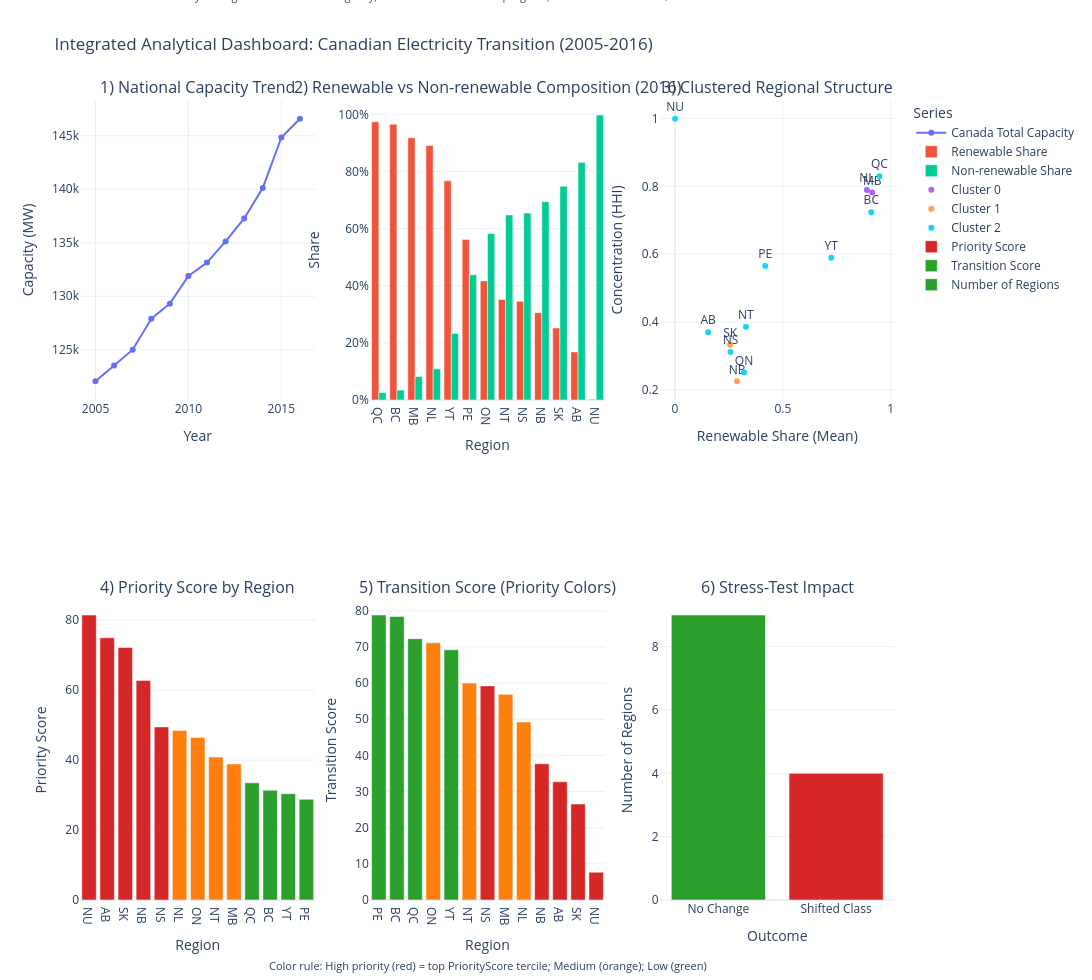

The notebook cell saved with this chart:
### Markdown cell above
## 8A. Integrated Interactive Dashboard (Notebook)

This section provides a consolidated in-notebook dashboard view to complement the exported HTML artifacts and external application interface.

### Code cell
from plotly.subplots import make_subplots

dashboard_fig = make_subplots(
    rows=2,
    cols=3,
    subplot_titles=(
        "1) National Capacity Trend",
        f"2) Renewable vs Non-renewable Composition ({latest_year})",
        "3) Clustered Regional Structure",
        "4) Priority Score by Region",
        "5) Transition Score (Priority Colors)",
        "6) Stress-Test Impact",
    ),
    specs=[
        [{"type": "xy"}, {"type": "xy"}, {"type": "xy"}],
        [{"type": "xy"}, {"type": "xy"}, {"type": "xy"}],
    ],
)

def add_panel_annotation(axis_num: int, text: str, y: float = 0.5, size: int = 12):
    dashboard_fig.add_annotation(
        x=0.5,
        y=y,
        xref=f"x{axis_num} domain",
        yref=f"y{axis_num} domain",
        text=text,
        showarrow=False,
        font=dict(size=size),
    )

def load_priority_panel() -> tuple[pd.DataFrame | None, float, float]:
    panel_df, high_q, mid_q = None, np.nan, np.nan
    if (
        "label_df" in globals()
        and isinstance(label_df, pd.DataFrame)
        and not label_df.empty
        and "region_features" in globals()
        and isinstance(region_features, pd.DataFrame)
        and not region_features.empty
    ):
        panel_df, high_q, mid_q = build_priority_table(label_df, region_features)
    else:
        path_priority = OUT_DIR / "nb_priority_table.csv"
        if path_priority.exists():
            tmp_priority = pd.read_csv(path_priority)
            if {"Region", "PriorityScore"}.issubset(tmp_priority.columns):
                panel_df = tmp_priority.copy()
                high_q = float(panel_df["PriorityScore"].quantile(2 / 3))
                mid_q = float(panel_df["PriorityScore"].quantile(1 / 3))
                if "Priority" not in panel_df.columns:
                    panel_df["Priority"] = np.select(
                        [
                            panel_df["PriorityScore"] >= high_q,
                            panel_df["PriorityScore"] >= mid_q,
                        ],
                        ["High", "Medium"],
                        default="Low",
                    )
                if (
                    "TransitionScore" not in panel_df.columns
                    and {"renew_end", "renew_delta"}.issubset(panel_df.columns)
                ):
                    panel_df["TransitionScore"] = (
                        0.55 * panel_df["renew_end"].rank(pct=True)
                        + 0.45 * panel_df["renew_delta"].rank(pct=True)
                    ) * 100.0
    return panel_df, high_q, mid_q

can_tot = canada.groupby("Year", as_index=False)["Data"].sum()
year_span = f"{int(df['Year'].min())}-{int(df['Year'].max())}"
run_stamp = datetime.now(timezone.utc).strftime("%Y-%m-%d %H:%M UTC")

dashboard_fig.add_trace(
    go.Scatter(
        x=can_tot["Year"],
        y=can_tot["Data"],
        mode="lines+markers",
        name="Canada Total Capacity",
    ),
    row=1,
    col=1,
)

latest_rank_panel = (
    region_mix[region_mix["Year"] == latest_year]
    .sort_values("renew_share", ascending=False)
    .copy()
)
latest_rank_panel["non_renew_share"] = 1.0 - latest_rank_panel["renew_share"]

dashboard_fig.add_trace(
    go.Bar(
        x=latest_rank_panel["Region"],
        y=latest_rank_panel["renew_share"],
        name="Renewable Share",
    ),
    row=1,
    col=2,
)
dashboard_fig.add_trace(
    go.Bar(
        x=latest_rank_panel["Region"],
        y=latest_rank_panel["non_renew_share"],
        name="Non-renewable Share",
    ),
    row=1,
    col=2,
)

cluster_panel_df = region_features.copy()
if "ClusterLabel" not in cluster_panel_df.columns:
    cluster_panel_df["ClusterLabel"] = "Cluster " + cluster_panel_df["Cluster"].astype(int).astype(str)

cluster_order = sorted(
    cluster_panel_df["ClusterLabel"].astype(str).unique(),
    key=lambda s: int(s.split()[-1]) if s.split()[-1].isdigit() else 999,
)
for label in cluster_order:
    block = cluster_panel_df[cluster_panel_df["ClusterLabel"] == label]
    dashboard_fig.add_trace(
        go.Scatter(
            x=block["renew_share_mean"],
            y=block["hhi_mean"],
            mode="markers+text",
            text=block["Region"],
            textposition="top center",
            name=label,
        ),
        row=1,
        col=3,
    )

priority_panel_df, q_high, q_mid = load_priority_panel()
priority_color_map = {"High": "#d62728", "Medium": "#ff7f0e", "Low": "#2ca02c"}

if isinstance(priority_panel_df, pd.DataFrame) and not priority_panel_df.empty:
    score_legend = pd.DataFrame(
        [
            [
                "TransitionScore",
                "0.55*rank(renew_end) + 0.45*rank(renew_delta)",
                "Higher = stronger transition progress",
                "Displayed in panel 5",
            ],
            [
                "PriorityScore",
                "0.60*(1-TransitionScore) + 0.25*rank(fossil) + 0.15*rank(capacity)",
                "Higher = more urgent policy priority",
                "Displayed in panel 4",
            ],
            [
                "Color code",
                "PriorityScore terciles",
                "High=Red, Medium=Orange, Low=Green",
                f"Cutoffs: High ≥ {q_high:.1f}, Medium ≥ {q_mid:.1f}, Low < {q_mid:.1f}",
            ],
        ],
        columns=["Item", "How computed", "Interpretation", "Visual meaning"],
    )
    display(score_legend)

    ps = priority_panel_df.sort_values("PriorityScore", ascending=False).copy()
    dashboard_fig.add_trace(
        go.Bar(
            x=ps["Region"],
            y=ps["PriorityScore"],
            marker_color=ps["Priority"].map(priority_color_map),
            customdata=np.stack(
                [ps["Priority"], ps.get("TransitionScore", pd.Series([np.nan] * len(ps)))],
                axis=1,
            ),
            hovertemplate="Region=%{x}<br>PriorityScore=%{y:.1f}<br>Priority=%{customdata[0]}<br>TransitionScore=%{customdata[1]:.1f}<extra></extra>",
            name="Priority Score",
        ),
        row=2,
        col=1,
    )
else:
    add_panel_annotation(4, "Run Sections 5-7 to generate policy-priority evidence.")

if (
    isinstance(priority_panel_df, pd.DataFrame)
    and not priority_panel_df.empty
    and {"Region", "TransitionScore"}.issubset(priority_panel_df.columns)
):
    transition_plot = priority_panel_df.sort_values("TransitionScore", ascending=False).copy()
    dashboard_fig.add_trace(
        go.Bar(
            x=transition_plot["Region"],
            y=transition_plot["TransitionScore"],
            marker_color=transition_plot.get("Priority", pd.Series(["Medium"] * len(transition_plot))).map(priority_color_map),
            customdata=np.stack([transition_plot["PriorityScore"], transition_plot["Priority"]], axis=1),
            hovertemplate="Region=%{x}<br>TransitionScore=%{y:.1f}<br>PriorityScore=%{customdata[0]:.1f}<br>Priority=%{customdata[1]}<extra></extra>",
            name="Transition Score",
        ),
        row=2,
        col=2,
    )
    add_panel_annotation(
        5,
        "Color rule: High priority (red) = top PriorityScore tercile; Medium (orange); Low (green)",
        y=-0.25,
        size=11,
    )
else:
    add_panel_annotation(5, "Run Section 6 to generate transition groups.")

shift_panel_df = None
if "scenario_shift_df" in globals() and isinstance(scenario_shift_df, pd.DataFrame) and not scenario_shift_df.empty:
    shift_panel_df = scenario_shift_df.copy()
else:
    path_shift = OUT_DIR / "nb_transition_stresstest_shifts.csv"
    if path_shift.exists():
        shift_panel_df = pd.read_csv(path_shift)

if (
    isinstance(shift_panel_df, pd.DataFrame)
    and not shift_panel_df.empty
    and {"Region", "Changed"}.issubset(shift_panel_df.columns)
):
    shift_panel_df = shift_panel_df[shift_panel_df["Region"] != "Canada"].copy()
    shift_panel_df["Changed"] = shift_panel_df["Changed"].astype(str).str.lower().isin(["true", "1", "yes"])
    impact = shift_panel_df.groupby("Changed", as_index=False).size()
    impact["Outcome"] = impact["Changed"].map({True: "Shifted Class", False: "No Change"})
    dashboard_fig.add_trace(
        go.Bar(
            x=impact["Outcome"],
            y=impact["size"],
            marker_color=impact["Outcome"].map({
                "Shifted Class": "#d62728",
                "No Change": "#2ca02c",
            }),
            name="Number of Regions",
        ),
        row=2,
        col=3,
    )
else:
    add_panel_annotation(6, "Run Section 7B to generate stress-test impact.")

dashboard_fig.update_layout(barmode="group")
dashboard_fig.update_yaxes(tickformat=".0%", row=1, col=2)
dashboard_fig.update_xaxes(title_text="Year", row=1, col=1)
dashboard_fig.update_yaxes(title_text="Capacity (MW)", row=1, col=1)
dashboard_fig.update_xaxes(title_text="Region", row=1, col=2)
dashboard_fig.update_yaxes(title_text="Share", row=1, col=2)
dashboard_fig.update_xaxes(title_text="Renewable Share (Mean)", row=1, col=3)
dashboard_fig.update_yaxes(title_text="Concentration (HHI)", row=1, col=3)
dashboard_fig.update_xaxes(title_text="Region", row=2, col=1)
dashboard_fig.update_yaxes(title_text="Priority Score", row=2, col=1)
dashboard_fig.update_xaxes(title_text="Region", row=2, col=2)
dashboard_fig.update_yaxes(title_text="Transition Score", row=2, col=2)
dashboard_fig.update_xaxes(title_text="Outcome", row=2, col=3)
dashboard_fig.update_yaxes(title_text="Number of Regions", row=2, col=3)

dashboard_fig.update_layout(
    template="plotly_white",
    height=980,
    width=1500,
    title_text=f"Integrated Analytical Dashboard: Canadian Electricity Transition ({year_span})",
    legend_title_text="Series",
)

dashboard_fig.add_annotation(
    x=0.0,
    y=1.16,
    xref="paper",
    yref="paper",
    xanchor="left",
    showarrow=False,
    align="left",
    font=dict(size=11, color="#4a4a4a"),
    text=(
        f"Data years: {year_span} | Latest dashboard year: {latest_year} | Refreshed: {run_stamp}<br>"
        "Decision notes: PriorityScore guides intervention urgency; TransitionScore reflects progress; results are associative, not causal."
    ),
)

display(dashboard_fig)
dashboard_fig.write_html(str(OUT_DIR / "dashboard_notebook_integrated.html"), include_plotlyjs="cdn")
print("Integrated notebook dashboard saved:", OUT_DIR / "dashboard_notebook_integrated.html")

### Figure 1 — Plotly figure (JSON) as saved in the notebook; plotly's stock layout.template omitted (floating-point values rounded to 4 significant figures)
{"data": [{"mode": "lines+markers", "name": "Canada Total Capacity", "type": "scatter", "x": [2005, 2006, 2007, 2008, 2009, 2010, 2011, 2012, 2013, 2014, 2015, 2016], "xaxis": "x", "y": [122100.0, 123500.0, 125000.0, 127900.0, 129300.0, 131900.0, 133100.0, 135100.0, 137300.0, 140100.0, 144800.0, 146600.0], "yaxis": "y"}, {"name": "Renewable Share", "type": "bar", "x": ["QC", "BC", "MB", "NL", "YT", "PE", "ON", "NT", "NS", "NB", "SK", "AB", "NU"], "xaxis": "x2", "y": [0.974, 0.9654, 0.9177, 0.891, 0.7672, 0.5614, 0.4169, 0.3521, 0.3452, 0.3058, 0.2521, 0.1682, 0.002444], "yaxis": "y2"}, {"name": "Non-renewable Share", "type": "bar", "x": ["QC", "BC", "MB", "NL", "YT", "PE", "ON", "NT", "NS", "NB", "SK", "AB", "NU"], "xaxis": "x2", "y": [0.026, 0.03458, 0.08229, 0.109, 0.2328, 0.4386, 0.5831, 0.6479, 0.6548, 0.6942, 0.7479, 0.8318, 0.9976], "yaxis": "y2"}, {"mode": "markers+text", "name": "Cluster 0", "text": ["MB", "NL"], "textposition": "top center", "type": "scatter", "x": [0.9142, 0.8896], "xaxis": "x3", "y": [0.782, 0.7892], "yaxis": "y3"}, {"mode": "markers+text", "name": "Cluster 1", "text": ["NB", "SK"], "textposition": "top center", "type": "scatter", "x": [0.2878, 0.2555], "xaxis": "x3", "y": [0.2253, 0.3326], "yaxis": "y3"}, {"mode": "markers+text", "name": "Cluster 2", "text": ["AB", "BC", "NS", "NT", "NU", "ON", "PE", "QC", "YT"], "textposition": "top center", "type": "scatter", "x": [0.1534, 0.9099, 0.2573, 0.3287, 0.0003556, 0.3202, 0.4183, 0.9479, 0.7244], "xaxis": "x3", "y": [0.3701, 0.7238, 0.3114, 0.3858, 0.9993, 0.2516, 0.5649, 0.8299, 0.5896], "yaxis": "y3"}, {"customdata": [["High", 7.692], ["High", 32.69], ["High", 26.54], ["High", 37.69], ["High", 59.23], ["Medium", 49.23], ["Medium", 71.15], ["Medium", 60.0], ["Medium", 56.92], ["Low", 72.31], ["Low", 78.46], ["Low", 69.23], ["Low", 78.85]], "hovertemplate": "Region=%{x}<br>PriorityScore=%{y:.1f}<br>Priority=%{customdata[0]}<br>TransitionScore=%{customdata[1]:.1f}<extra></extra>", "marker": {"color": ["#d62728", "#d62728", "#d62728", "#d62728", "#d62728", "#ff7f0e", "#ff7f0e", "#ff7f0e", "#ff7f0e", "#2ca02c", "#2ca02c", "#2ca02c", "#2ca02c"]}, "name": "Priority Score", "type": "bar", "x": ["NU", "AB", "SK", "NB", "NS", "NL", "ON", "NT", "MB", "QC", "BC", "YT", "PE"], "xaxis": "x4", "y": [81.5, 75.0, 72.2, 62.8, 49.5, 48.5, 46.5, 40.9, 38.9, 33.5, 31.4, 30.4, 28.8], "yaxis": "y4"}, {"customdata": [[28.8, "Low"], [31.4, "Low"], [33.5, "Low"], [46.5, "Medium"], [30.4, "Low"], [40.9, "Medium"], [49.5, "High"], [38.9, "Medium"], [48.5, "Medium"], [62.8, "High"], [75, "High"], [72.2, "High"], [81.5, "High"]], "hovertemplate": "Region=%{x}<br>TransitionScore=%{y:.1f}<br>PriorityScore=%{customdata[0]:.1f}<br>Priority=%{customdata[1]}<extra></extra>", "marker": {"color": ["#2ca02c", "#2ca02c", "#2ca02c", "#ff7f0e", "#2ca02c", "#ff7f0e", "#d62728", "#ff7f0e", "#ff7f0e", "#d62728", "#d62728", "#d62728", "#d62728"]}, "name": "Transition Score", "type": "bar", "x": ["PE", "BC", "QC", "ON", "YT", "NT", "NS", "MB", "NL", "NB", "AB", "SK", "NU"], "xaxis": "x5", "y": [78.85, 78.46, 72.31, 71.15, 69.23, 60.0, 59.23, 56.92, 49.23, 37.69, 32.69, 26.54, 7.692], "yaxis": "y5"}, {"marker": {"color": ["#2ca02c", "#d62728"]}, "name": "Number of Regions", "type": "bar", "x": ["No Change", "Shifted Class"], "xaxis": "x6", "y": [9, 4], "yaxis": "y6"}], "layout": {"annotations": [{"font": {"size": 16}, "showarrow": false, "text": "1) National Capacity Trend", "x": 0.1444, "xanchor": "center", "xref": "paper", "y": 1, "yanchor": "bottom", "yref": "paper"}, {"font": {"size": 16}, "showarrow": false, "text": "2) Renewable vs Non-renewable Composition (2016)", "x": 0.5, "xanchor": "center", "xref": "paper", "y": 1, "yanchor": "bottom", "yref": "paper"}, {"font": {"size": 16}, "showarrow": false, "text": "3) Clustered Regional Structure", "x": 0.8556, "xanchor": "center", "xref": "paper", "y": 1, "yanchor": "bottom", "yref": "paper"}, {"font": {"size": 16}, "showarrow": false, "text": "4) Priority Score by Region", "x": 0.1444, "xanchor": "center", "xref": "paper", "y": 0.375, "yanchor": "bottom", "yref": "paper"}, {"font": {"size": 16}, "showarrow": false, "text": "5) Transition Score (Priority Colors)", "x": 0.5, "xanchor": "center", "xref": "paper", "y": 0.375, "yanchor": "bottom", "yref": "paper"}, {"font": {"size": 16}, "showarrow": false, "text": "6) Stress-Test Impact", "x": 0.8556, "xanchor": "center", "xref": "paper", "y": 0.375, "yanchor": "bottom", "yref": "paper"}, {"font": {"size": 11}, "showarrow": false, "text": "Color rule: High priority (red) = top PriorityScore tercile; Medium (orange); Low (green)", "x": 0.5, "xref": "x5 domain", "y": -0.25, "yref": "y5 domain"}, {"align": "left", "font": {"color": "#4a4a4a", "size": 11}, "showarrow": false, "text": "Data years: 2005-2016 | Latest dashboard year: 2016 | Refreshed: 2026-03-04 23:37 UTC<br>Decision notes: PriorityScore guides intervention urgency; TransitionScore reflects progress; results are associative, not causal.", "x": 0, "xanchor": "left", "xref": "paper", "y": 1.16, "yref": "paper"}], "barmode": "group", "height": 980, "legend": {"title": {"text": "Series"}}, "title": {"text": "Integrated Analytical Dashboard: Canadian Electricity Transition (2005-2016)"}, "width": 1500, "xaxis": {"anchor": "y", "domain": [0, 0.2889], "title": {"text": "Year"}}, "xaxis2": {"anchor": "y2", "domain": [0.3556, 0.6444], "title": {"text": "Region"}}, "xaxis3": {"anchor": "y3", "domain": [0.7111, 1], "title": {"text": "Renewable Share (Mean)"}}, "xaxis4": {"anchor": "y4", "domain": [0, 0.2889], "title": {"text": "Region"}}, "xaxis5": {"anchor": "y5", "domain": [0.3556, 0.6444], "title": {"text": "Region"}}, "xaxis6": {"anchor": "y6", "domain": [0.7111, 1], "title": {"text": "Outcome"}}, "yaxis": {"anchor": "x", "domain": [0.625, 1], "title": {"text": "Capacity (MW)"}}, "yaxis2": {"anchor": "x2", "domain": [0.625, 1], "tickformat": ".0%", "title": {"text": "Share"}}, "yaxis3": {"anchor": "x3", "domain": [0.625, 1], "title": {"text": "Concentration (HHI)"}}, "yaxis4": {"anchor": "x4", "domain": [0, 0.375], "title": {"text": "Priority Score"}}, "yaxis5": {"anchor": "x5", "domain": [0, 0.375], "title": {"text": "Transition Score"}}, "yaxis6": {"anchor": "x6", "domain": [0, 0.375], "title": {"text": "Number of Regions"}}}}
